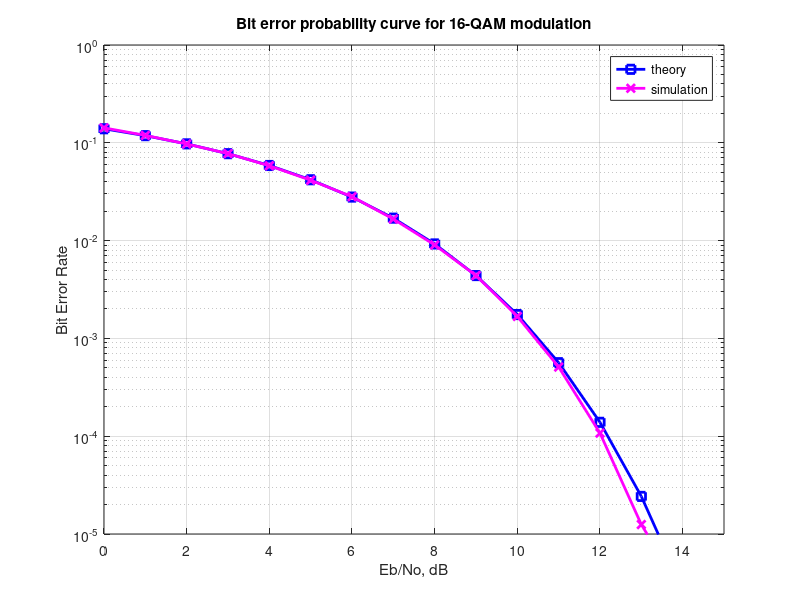

Write MATLAB code to recreate this figure.
%%%%%%%%%%%%%%%%%%%%%%%%%%%%%%%%%%%%%%%%%%%%%%%%%%%%%%%%%%%%
% All rights reserved by Krishna Pillai, http://www.dsplog.com 
% The file may not be re-distributed without explicit authorization
% from Krishna Pillai.
% Checked for proper operation with Octave Version 3.0.0
% Author	: Krishna Pillai
% Email		: krishna@dsplog.com
% Version	: 1.0
% Date		: 05 June 2008
% %%%%%%%%%%%%%%%%%%%%%%%%%%%%%%%%%%%%%%%%%%%%%%%%%%%%%%%%%%

% Bit Error Rate for 16-QAM modulation using Gray modulation mapping

clear
N = 10^5; % number of symbols
M = 16;   % constellation size
k = log2(M); % bits per symbol

% defining the real and imaginary PAM constellation
% for 16-QAM
alphaRe = [-(2*sqrt(M)/2-1):2:-1 1:2:2*sqrt(M)/2-1];
alphaIm = [-(2*sqrt(M)/2-1):2:-1 1:2:2*sqrt(M)/2-1];
k_16QAM = 1/sqrt(10);

Eb_N0_dB  = [0:15]; % multiple Es/N0 values
Es_N0_dB  = Eb_N0_dB + 10*log10(k);

% Mapping for binary <--> Gray code conversion
ref = [0:k-1];
map = bitxor(ref,floor(ref/2));
[tt ind] = sort(map);                                

for ii = 1:length(Eb_N0_dB)
    
    % symbol generation
    % ------------------
    ipBit = rand(1,N*k,1)>0.5; % random 1's and 0's
    ipBitReshape = reshape(ipBit,k,N).';
    bin2DecMatrix = ones(N,1)*(2.^[(k/2-1):-1:0]) ; % conversion from binary to decimal
    % real
    ipBitRe =  ipBitReshape(:,[1:k/2]);
    ipDecRe = sum(ipBitRe.*bin2DecMatrix,2);
    ipGrayDecRe = bitxor(ipDecRe,floor(ipDecRe/2));
    % imaginary
    ipBitIm =  ipBitReshape(:,[k/2+1:k]);
    ipDecIm = sum(ipBitIm.*bin2DecMatrix,2);
    ipGrayDecIm = bitxor(ipDecIm,floor(ipDecIm/2)); 
    % mapping the Gray coded symbols into constellation
    modRe = alphaRe(ipGrayDecRe+1);
    modIm = alphaIm(ipGrayDecIm+1);
    % complex constellation
    mod = modRe + j*modIm;
    s = k_16QAM*mod; % normalization of transmit power to one 
    
    % noise
    % -----
    n = 1/sqrt(2)*[randn(1,N) + j*randn(1,N)]; % white guassian noise, 0dB variance 
    
    y = s + 10^(-Es_N0_dB(ii)/20)*n; % additive white gaussian noise

    % demodulation
    % ------------
    y_re = real(y)/k_16QAM; % real part
    y_im = imag(y)/k_16QAM; % imaginary part

    % rounding to the nearest alphabet
    ipHatRe = 2*floor(y_re/2)+1;
    ipHatRe(find(ipHatRe>max(alphaRe))) = max(alphaRe);
    ipHatRe(find(ipHatRe<min(alphaRe))) = min(alphaRe);
    ipHatIm = 2*floor(y_im/2)+1;
    ipHatIm(find(ipHatIm>max(alphaIm))) = max(alphaIm);
    ipHatIm(find(ipHatIm<min(alphaIm))) = min(alphaIm);

    % Constellation to Decimal conversion
    ipDecHatRe = ind(floor((ipHatRe+4)/2+1))-1; % LUT based
    ipDecHatIm = ind(floor((ipHatIm+4)/2+1))-1; % LUT based

    % converting to binary string
    ipBinHatRe = dec2bin(ipDecHatRe,k/2);
    ipBinHatIm = dec2bin(ipDecHatIm,k/2);

    % converting binary string to number
    ipBinHatRe = ipBinHatRe.';
    ipBinHatRe = ipBinHatRe(1:end).';
    ipBinHatRe = reshape(str2num(ipBinHatRe).',k/2,N).' ;
    
    ipBinHatIm = ipBinHatIm.';
    ipBinHatIm = ipBinHatIm(1:end).';
    ipBinHatIm = reshape(str2num(ipBinHatIm).',k/2,N).' ;

    % counting errors for real and imaginary
    nBitErr(ii) = size(find([ipBitRe- ipBinHatRe]),1) + size(find([ipBitIm - ipBinHatIm]),1) ;

end 
simBer = nBitErr/(N*k);
theoryBer = (1/k)*3/2*erfc(sqrt(k*0.1*(10.^(Eb_N0_dB/10))));

close all; figure
semilogy(Eb_N0_dB,theoryBer,'bs-','LineWidth',2);
hold on
semilogy(Eb_N0_dB,simBer,'mx-','LineWidth',2);
axis([0 15 10^-5 1])
grid on
legend('theory', 'simulation');
xlabel('Eb/No, dB')
ylabel('Bit Error Rate')
title('Bit error probability curve for 16-QAM modulation')








